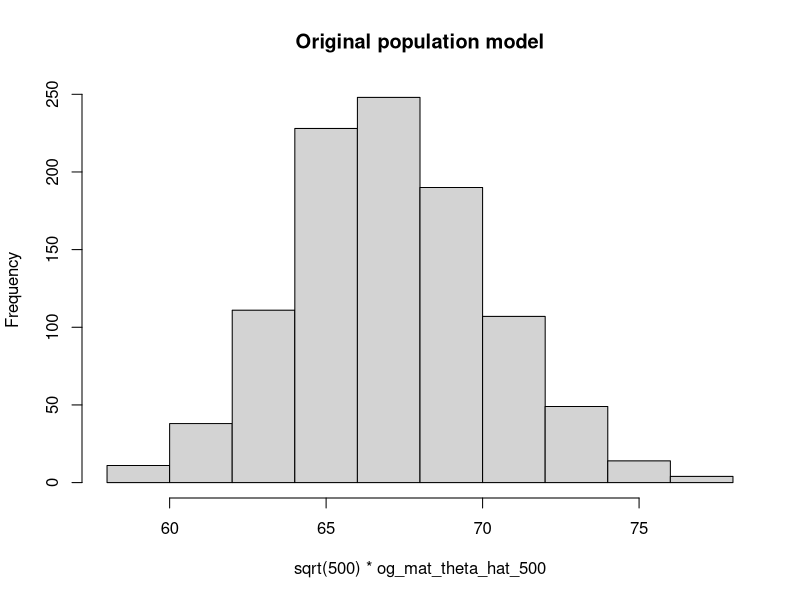
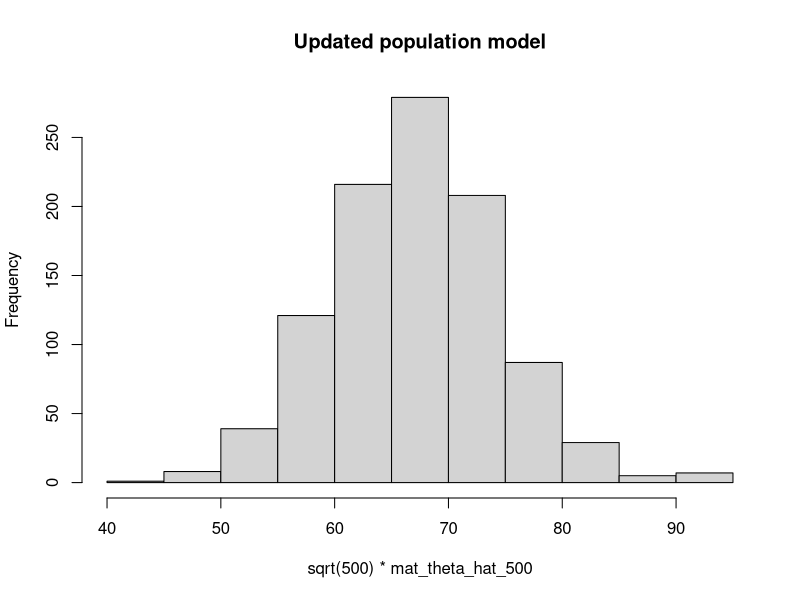

Source code (R) for these figures, in order:
## ---- chunk 1
knitr::opts_chunk$set(echo = TRUE)
## ---- chunk 2
# 1.2.A
A <- matrix(c(5, 2, 2, 1), nrow=2)
B <- matrix(c(5, 2, 2, 5), nrow=2)
# 1.2.B
C <- solve(A) %*% B
# 1.2.C
print(t(C))
## ---- chunk 3
X <- matrix(0,2,2)
for(k in 1:100){
  D_k <- matrix(c(k, k*k, k+1, k/2), nrow=2)
  X <- X + D_k
}
print(X)
## ---- chunk 4
rm(list = ls()); # refresh memory

my_random_seed = 1; # seed for the random number generator
set.seed(my_random_seed); # setting the seed of the random number generator

generate_data = function(N = 20, og=TRUE){
  # model parameters
  beta0 = 1;
  beta1 = 1;
  beta2 = 0.2;
  # simulating data
  mat_data = matrix(NA, N, 2); # N by 2 matrix to store (y,x) by row
  for (i in 1:N){
    if(og){
      e = rt(1, df=10); # e ~ t distribution with degrees of freedom 10
    }else{
      e = rchisq(1, df=20) - 20
    }
    x = rnorm(1, mean=1, sd = sqrt(4)); # x~N(1,4)
    y = beta0 + beta1*x + beta2*x^2 + e; # this is our population model
    mat_data[i,] = c(y,x);
  }
  colnames(mat_data) = c("y", "x"); # put column names
  return(mat_data);
}

simulation_sample_mean = function(N=20, M=1000, og=TRUE){
  # A function that generates M data sets (length of N), computes sample mean of each data set
  # N: the length of each data set
  # M: the number of simulations (that is, the number of data sets)
  mat_theta_hat = matrix(NA, M, 1); # a placeholder to collect M sample means
  for (m in 1:M){
    dataset = generate_data(N, og=og); # generate a data set (y,x) of length N
    theta_hat = mean(dataset[,1]); # compute sample mean of y
    mat_theta_hat[m,] = theta_hat; # store m-th sample mean
  }
  return(mat_theta_hat);
}

M = 1000; # the number of simulations (that is, the number of data sets)
print("Original sampling ...")
og_mat_theta_hat_500 = simulation_sample_mean(N=500, M)
print(var(og_mat_theta_hat_500)); # print out variance of sample means
print(var(sqrt(500)*og_mat_theta_hat_500)); # print out variance of sample means

print("Re-performed analysis with a different population model...")
mat_theta_hat_20 = simulation_sample_mean(N=20, M, og=FALSE);
mat_theta_hat_100 = simulation_sample_mean(N=100, M, og=FALSE);
mat_theta_hat_500 = simulation_sample_mean(N=500, M, og=FALSE);
print("Variance(s)")
print(var(mat_theta_hat_20))
print(var(mat_theta_hat_100))
print(var(mat_theta_hat_500))
print("Variance(s) multiplied by sqrt(N)")
print(var(sqrt(20)*mat_theta_hat_20))
print(var(sqrt(100)*mat_theta_hat_100))
print(var(sqrt(500)*mat_theta_hat_500))
## ---- chunk 5
print("Comparing histograms...")
hist(sqrt(500)*og_mat_theta_hat_500, main = "Original population model")
hist(sqrt(500)*mat_theta_hat_500, main = "Updated population model")
